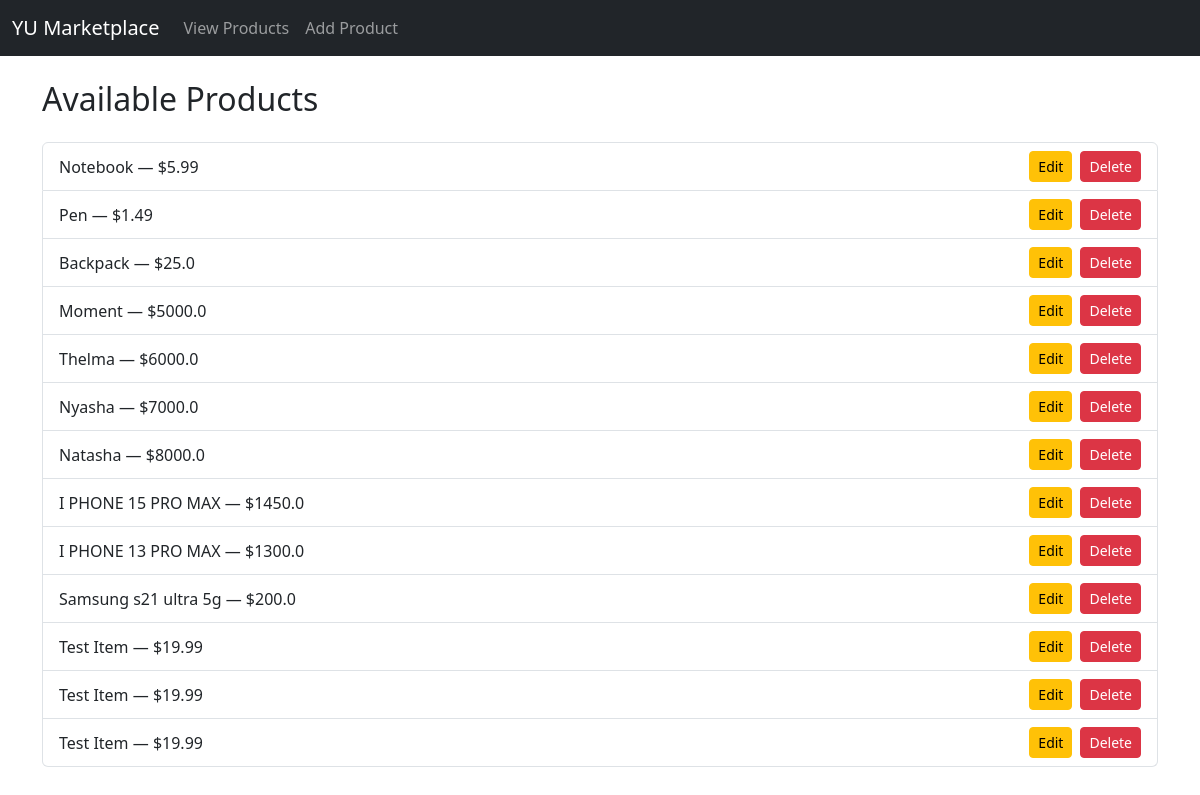
/items, run on the app's committed database.
### tables this page shows
CREATE TABLE products (
    id INTEGER PRIMARY KEY AUTOINCREMENT,
    product_name TEXT NOT NULL,
    price REAL NOT NULL
, category TEXT, image_url TEXT, seller TEXT, location TEXT, description TEXT, timestamp TEXT);

### yu_marketplace_backend/app.py (the view)
@app.route('/items')
def get_items():
    conn = sqlite3.connect("marketplace.db")
    cursor = conn.cursor()
    cursor.execute("SELECT id, product_name, price FROM products")
    items = cursor.fetchall()
    conn.close()
    return render_template("items.html", items=items)

### yu_marketplace_backend/templates/items.html
{% extends "base.html" %}
{% block content %}
    <h2 class="mb-4">Available Products</h2>
    <ul class="list-group">
        {% for item in items %}
            <li class="list-group-item d-flex justify-content-between align-items-center">
                <div>
                    {{ item[1] }} — ${{ item[2] }}
                </div>
                <div class="d-flex">
                    <form method="GET" action="/edit/{{ item[0] }}" class="me-2">
                        <button type="submit" class="btn btn-warning btn-sm">Edit</button>
                    </form>
                    <form method="POST" action="/delete/{{ item[0] }}">
                        <button type="submit" class="btn btn-danger btn-sm">Delete</button>
                    </form>
                </div>
            </li>
        {% endfor %}
    </ul>
{% endblock %}

### yu_marketplace_backend/templates/base.html (shortened to what this page needs)
<!DOCTYPE html>
<html>
<head>
    <link href="https://cdn.jsdelivr.net/npm/bootstrap@5.3.0/dist/css/bootstrap.min.css" rel="stylesheet">
</head>
<body>
    <nav class="navbar navbar-expand-lg navbar-dark bg-dark">
        <div class="container-fluid">
            <a class="navbar-brand" href="#">YU Marketplace</a>
            <div class="collapse navbar-collapse">
                <ul class="navbar-nav me-auto">
                    <li class="nav-item">
                        <a class="nav-link" href="/items">View Products</a>
                    </li>
                    <li class="nav-item">
                        <a class="nav-link" href="/add">Add Product</a>
                    </li>
                </ul>
            </div>
        </div>
    </nav>
    <div class="container mt-4">
        {% block content %}
        {% endblock %}
    </div>
</body>
</html>

### data on the page
products: product_name "Notebook", price "5.99"
products: product_name "Pen", price "1.49"
products: product_name "Backpack", price "25.0"
products: product_name "Moment", price "5000.0"
products: product_name "Thelma", price "6000.0"
products: product_name "Nyasha", price "7000.0"
products: product_name "Natasha", price "8000.0"
products: product_name "I PHONE 15 PRO MAX", price "1450.0"
products: product_name "I PHONE 13 PRO MAX", price "1300.0"
products: product_name "Samsung s21 ultra 5g", price "200.0"
products: product_name "Test Item", price "19.99"
products: product_name "Test Item", price "19.99"
products: product_name "Test Item", price "19.99"
